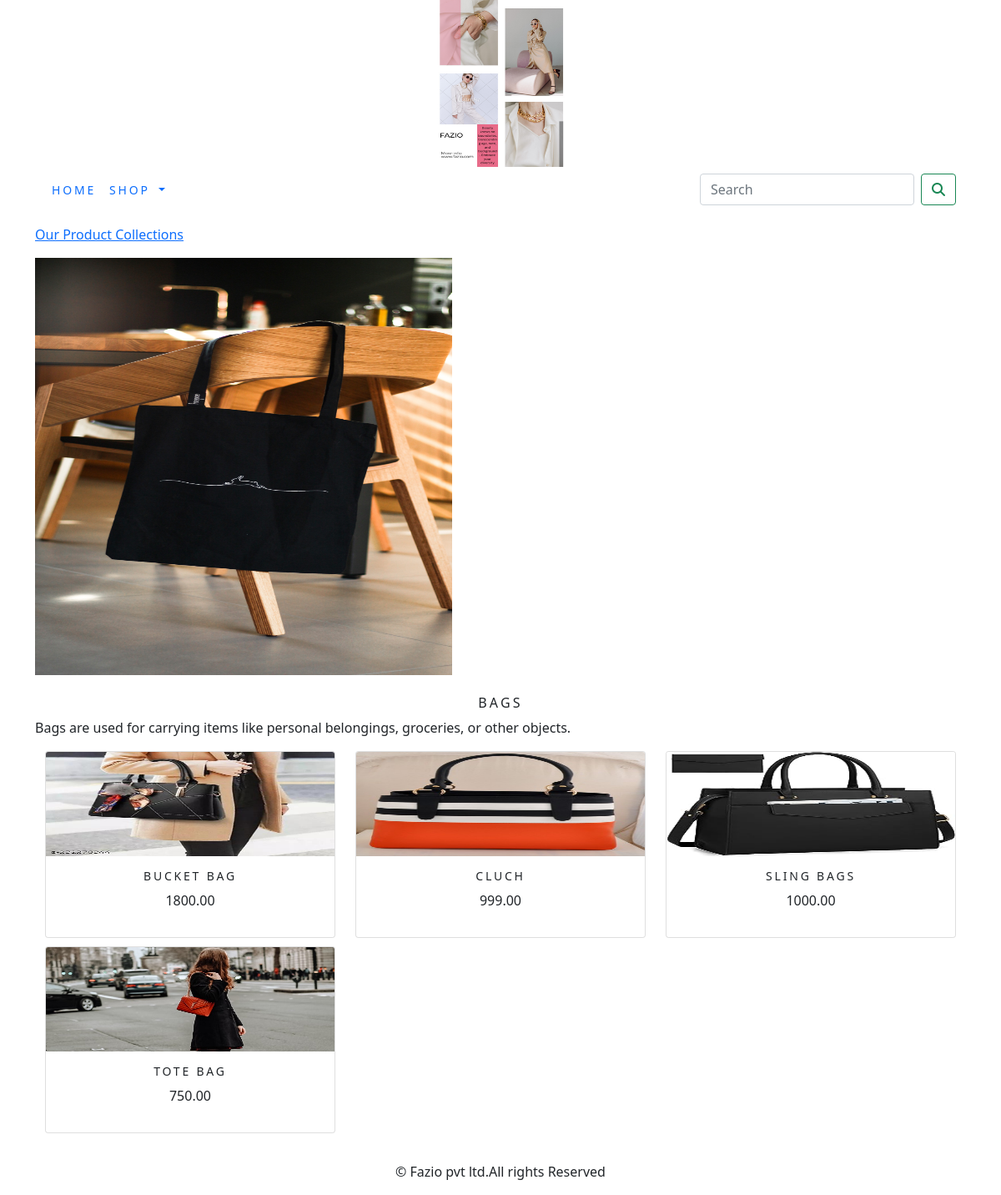
The app's page /ecommerceapp/bags/ with its own data.
### ecommerceapp/models.py (models this page shows, shortened)
class Category(models.Model):
    name = models.CharField(max_length=250, unique=True)
    slug = models.SlugField(max_length=250, unique=True)
    description = models.TextField(blank=True)
    image = models.ImageField(upload_to='category', blank=True)
    class Meta:
        ordering = ('name',)
        verbose_name = 'category'
        verbose_name_plural = 'categories'
    def get_url(self):
        return reverse('ecommerceapp:product_by_category', args=[self.slug])

class Product(models.Model):
    name = models.CharField(max_length=250, unique=True)
    slug = models.SlugField(max_length=250, unique=True)
    description = models.TextField(blank=True)
    price = models.DecimalField(max_digits=10, decimal_places=2)
    category = models.ForeignKey(Category, on_delete=models.CASCADE)
    image = models.ImageField(upload_to='product', blank=True)
    stock = models.IntegerField()
    available = models.BooleanField(default=True)
    created = models.DateTimeField(auto_now_add=True)
    updated = models.DateTimeField(auto_now=True)
    def get_url(self):
        return reverse('ecommerceapp:prodCatdetail', args=[self.category.slug, self.slug])
    class Meta:
        ordering = ('name',)
        verbose_name = 'product'
        verbose_name_plural = 'products'

### ecommerceapp/views.py (the view)
# urls.py: path('', views.allProdCat, name='allProdCat'),
def allProdCat(request, c_slug=None):
    c_page = None
    products_list = None
    if c_slug!=None:
        c_page = get_object_or_404(Category, slug=c_slug)
        products_list = Product.objects.all().filter(category=c_page, available=True)
    else:
        products_list = Product.objects.all().filter(available=True)
    paginator = Paginator(products_list, 6)
    try:
        page = int(request.GET.get('page', 1))
    except:
        page = 1
    try:
        products = paginator.page(page)
    except (EmptyPage, InvalidPage):
        products = paginator.page(paginator.num_pages)
    return render(request, "category.html", {'category': c_page, 'products': products})

### cart/context_processors.py (called while the page is built)
def counter(request):
    item_count = 0
    if 'admin' in request.path:
        return {}
    else:
        try:
            cart = Cart.objects.filter(cart_id=_cart_id(request))
            cart_items = CartItem.objects.all().filter(cart=cart[:1])
            for cart_item in cart_items:
                item_count += cart_item.quantity
        except Cart.DoesNotExist:
            item_count = 0
    return dict(item_count=item_count)

### cart/views.py (called while the page is built)
def _cart_id(request):
    cart = request.session.session_key
    if not cart:
        cart = request.session.create()
    return cart

### ecommerceapp/context_processors.py (called while the page is built)
def menu_links(request):
    links = Category.objects.all()
    return dict(links=links)

### templates/category.html (shortened to what this page needs)
{% extends 'base.html' %}
{% load static %}
{% block content %}
    {% if category %}
    <div xmlns="http://www.w3.org/1999/html">
        <div class="row my_row_class">
            <div class="mx-auto">
                <p><a href="{% url 'ecommerceapp:allProdCat' %}">Our Product Collections</a></p>
            </div>
        </div>
    </div>
    {% endif %}
    <div class="mx_auto">
        {% if category %}
        <img class="my_image" src="{{ category.image.url }}" alt="{{ category.name }}" width="500px;" height="500px;">
    </div>
    <br>
    <div>
        <h1 class="text-center my_title">{{ category.name }}</h1>
        <p class="text-justify">{{ category.description }}</p>
    </div>
    {% endif %}
    <div class="container">
        <div class="row mx_auto">
            {% for product in products.object_list %}
            <div class="my_bottom_margin col-9 col-sm-12 col-md-4 col-lg-4">
                <div class="card text-center" style="min-width: 18rem;">
                    <a href="{{product.get_url}}"><img class="card-img-top my_image" src="{{product.image.url}}" alt="{{ product.name }}" width="125px;" height="125px;"></a>
                    <div class="card-body">
                        <h4>{{ product.name }}</h4>
                        <p>{{ product.price }}</p>
                    </div>
                </div>
            </div>
            {% endfor %}
        </div>
    <br>
    </div>
{% endblock %}

### static/css/custom.css (style rules this page uses)
body { font-family: 'Roboto', sans-serif; }
.my_row_class { padding-top:15px; }
.my_image { width: 100%: height: auto; }
.my_title { font-size: 16px; text-transform: uppercase; letter-spacing: .2em; }
.my_bottom_margin { margin-bottom: 10px; }
.card-body h4 { font-size: 14px; text-transform: uppercase; letter-spacing: .2em; }

### records on screen
Category: image (picture), name "BAGS", description "Bags are used for carrying items like personal belongings, groceries, or other objects."
Product: image (picture), name "BUCKET BAG", price "1800.00"
Product: image (picture), name "CLUCH", price "999.00"
Product: image (picture), name "SLING BAGS", price "1000.00"
Product: image (picture), name "TOTE BAG", price "750.00"
